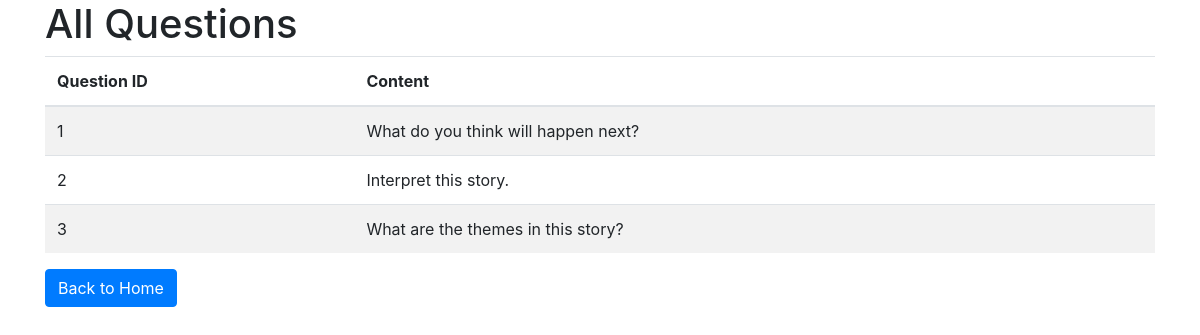
/see_all_questions, run on the app's committed database.
### app/models.py (models this page shows, shortened)
class Question(db.Model):
    __tablename__ = 'question'
    question_id = db.Column(db.Integer, primary_key=True, autoincrement=True)
    content = db.Column(db.Text, nullable=False)

### app/routes.py (the view)
@bp.route('/see_all_questions')
def see_all_questions():
    questions = question_service.get_all_questions()
    return render_template('see_all_questions.html', questions=questions)

### app/services/question_service.py (called while the page is built)
def get_all_questions():
    return Question.query.all()

### app/templates/see_all_questions.html (shortened to what this page needs)
<!DOCTYPE html>
<html lang="en">
<head>
    <link rel="stylesheet" href="https://stackpath.bootstrapcdn.com/bootstrap/4.5.2/css/bootstrap.min.css">
</head>
<body>
    <div class="container">
        <h1>All Questions</h1>
        <table class="table table-striped">
            <thead>
                <tr>
                    <th>Question ID</th>
                    <th>Content</th>
                </tr>
            </thead>
            <tbody>
                {% for question in questions %}
                <tr>
                    <td>{{ question.question_id }}</td>
                    <td>{{ question.content }}</td>
                </tr>
                {% endfor %}
            </tbody>
        </table>
        <a href="{{ url_for('main.index') }}" class="btn btn-primary">Back to Home</a>
    </div>
</body>
</html>

### data on the page
Question: question_id "1", content "What do you think will happen next?"
Question: question_id "2", content "Interpret this story."
Question: question_id "3", content "What are the themes in this story?"
